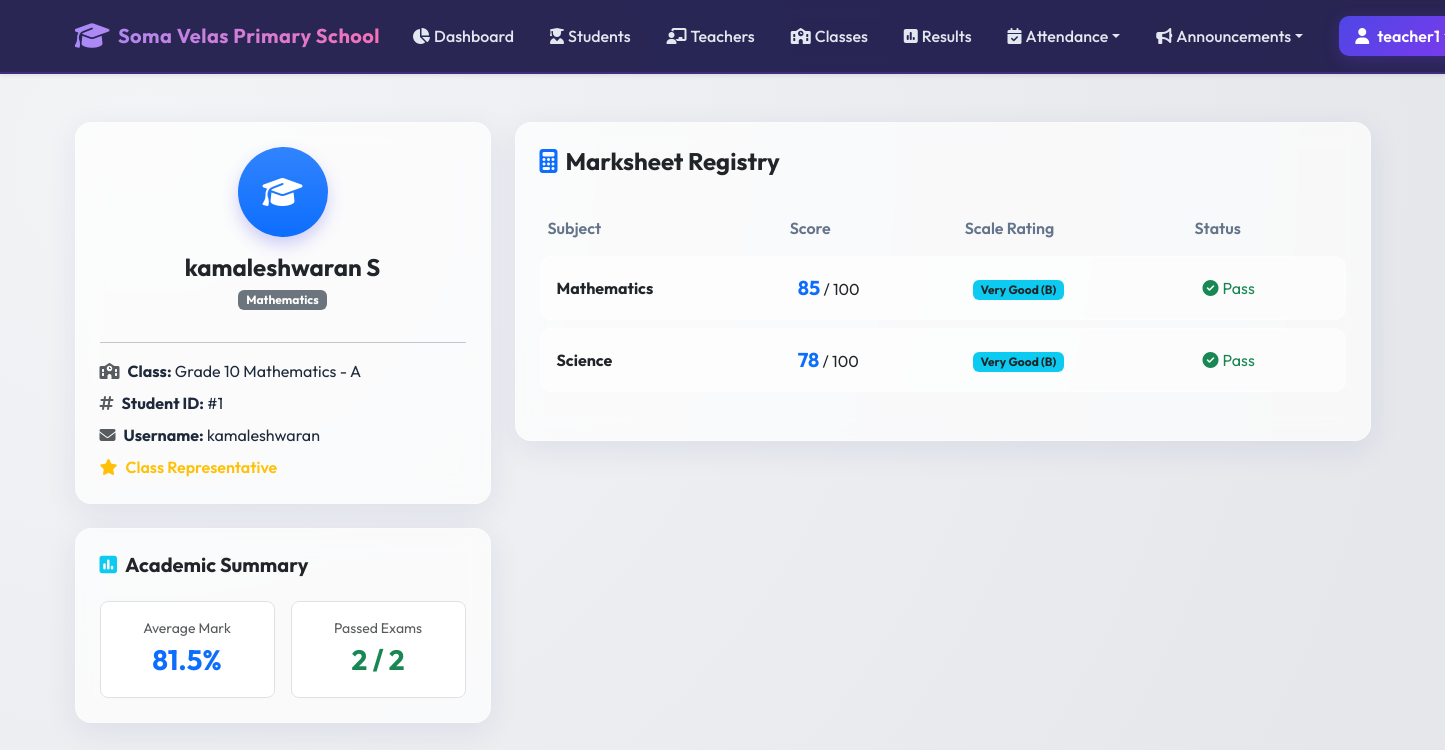
The app's page /academic/results/student/1 (signed in) with its own data.
### models.py (models this page shows, shortened)
class User(db.Model):
    __tablename__ = 'users'
    id = db.Column(db.Integer, primary_key=True)
    username = db.Column(db.String(100), unique=True, nullable=False)
    password_hash = db.Column(db.String(255), nullable=False)
    role_id = db.Column(db.Integer, db.ForeignKey('roles.id'), nullable=False)
    is_active = db.Column(db.Boolean, default=True, nullable=False)
    created_at = db.Column(db.DateTime, default=datetime.utcnow)
    teacher_profile = db.relationship('Teacher', backref='user', uselist=False, cascade="all, delete-orphan")
    student_profile = db.relationship('Student', backref='user', uselist=False, cascade="all, delete-orphan")
    def has_permission(self, perm_name):
        return any(p.name == perm_name for p in self.role.permissions)

class Student(db.Model):
    __tablename__ = 'students'
    id = db.Column(db.Integer, primary_key=True)
    user_id = db.Column(db.Integer, db.ForeignKey('users.id', ondelete='CASCADE'), unique=True, nullable=False)
    name = db.Column(db.String(100), nullable=False)
    age = db.Column(db.Integer)
    department = db.Column(db.String(100))
    class_id = db.Column(db.Integer, db.ForeignKey('classes.id', ondelete='SET NULL'), nullable=True)
    is_representative = db.Column(db.Boolean, default=False, nullable=False)
    attendance_records = db.relationship('Attendance', backref='student', cascade="all, delete-orphan", lazy=True)
    results = db.relationship('Result', backref='student', cascade="all, delete-orphan", lazy=True)

class Class(db.Model):
    __tablename__ = 'classes'
    id = db.Column(db.Integer, primary_key=True)
    class_name = db.Column(db.String(100), nullable=False)
    section = db.Column(db.String(20), nullable=False)
    teacher_id = db.Column(db.Integer, db.ForeignKey('teachers.id', ondelete='SET NULL'), nullable=True)
    students = db.relationship('Student', backref='class_', lazy=True)
    announcements = db.relationship('Announcement', backref='class_', cascade="all, delete-orphan", lazy=True)
    attendance_records = db.relationship('Attendance', backref='class_', cascade="all, delete-orphan", lazy=True)
    def __repr__(self):
        return f"{self.class_name} - {self.section}"

class Result(db.Model):
    __tablename__ = 'results'
    id = db.Column(db.Integer, primary_key=True)
    student_id = db.Column(db.Integer, db.ForeignKey('students.id', ondelete='CASCADE'), nullable=False)
    subject = db.Column(db.String(100), nullable=False)
    marks = db.Column(db.Integer, nullable=False)
    status = db.Column(db.String(20), nullable=False) # 'Pass', 'Fail'
    marked_by_id = db.Column(db.Integer, db.ForeignKey('users.id'), nullable=False)
    marked_by = db.relationship('User', backref='uploaded_results', lazy=True)

### blueprints/academic.py (the view)
@academic_bp.route('/results/student/<int:student_id>')
@login_required
def student_results(student_id):
    user = g.current_user
    student = Student.query.get_or_404(student_id)
    if user.role.name in ['Student', 'Student Representative']:
        if not user.student_profile or user.student_profile.id != student_id:
            flash("Security Restriction: You cannot view other student's academic records.", "danger")
            abort(403)
    results = Result.query.filter_by(student_id=student_id).all()
    return render_template('academic/student_results.html', student=student, results=results)

### templates/academic/student_results.html (shortened to what this page needs)
{% extends "base.html" %}
{% block content %}
<div class="row">
    <div class="col-lg-4 mb-4">
        <div class="glass-panel p-4 text-center">
            <div class="bg-primary bg-gradient text-white rounded-circle d-inline-flex align-items-center justify-content-center mb-3" style="width: 90px; height: 90px; box-shadow: 0 8px 16px rgba(79, 70, 229, 0.25);">
                <i class="fa-solid fa-graduation-cap fs-2"></i>
            </div>
            <h4 class="fw-bold mb-1 text-dark">{{ student.name }}</h4>
            <span class="badge bg-secondary mb-3">{{ student.department }}</span>
            <hr>
            <div class="text-start mt-3">
                <p class="mb-2"><i class="fa-solid fa-school me-2 text-muted"></i><strong>Class:</strong> {{ student.class_ if student.class_ else 'Unassigned' }}</p>
                <p class="mb-2"><i class="fa-solid fa-hashtag me-2 text-muted"></i><strong>Student ID:</strong> #{{ student.id }}</p>
                <p class="mb-2"><i class="fa-solid fa-envelope me-2 text-muted"></i><strong>Username:</strong> {{ student.user.username }}</p>
                {% if student.is_representative %}
                    <p class="mb-0 text-warning fw-semibold"><i class="fa-solid fa-star me-2"></i>Class Representative</p>
                {% endif %}
            </div>
        </div>
        {% if results %}
            {% set total_marks = namespace(val=0) %}
            {% set pass_count = namespace(val=0) %}
            {% for res in results %}
                {% set total_marks.val = total_marks.val + res.marks %}
                {% if res.status == 'Pass' %}
                    {% set pass_count.val = pass_count.val + 1 %}
                {% endif %}
            {% endfor %}
            {% set average = (total_marks.val / results|length)|round(1) %}
            <div class="glass-panel p-4 mt-4">
                <h5 class="fw-bold mb-4 text-dark"><i class="fa-solid fa-square-poll-vertical me-2 text-info"></i>Academic Summary</h5>
                <div class="row text-center g-3">
                    <div class="col-6">
                        <div class="bg-white p-3 rounded-3 border">
                            <span class="text-muted small d-block">Average Mark</span>
                            <span class="fs-3 fw-bold text-primary">{{ average }}%</span>
                        </div>
                    </div>
                    <div class="col-6">
                        <div class="bg-white p-3 rounded-3 border">
                            <span class="text-muted small d-block">Passed Exams</span>
                            <span class="fs-3 fw-bold text-success">{{ pass_count.val }} / {{ results|length }}</span>
                        </div>
                    </div>
                </div>
            </div>
        {% endif %}
    </div>
    <div class="col-lg-8">
        <div class="glass-panel p-4">
            <h4 class="fw-bold mb-4 text-dark"><i class="fa-solid fa-calculator me-2 text-primary"></i>Marksheet Registry</h4>
            {% if results %}
                <div class="table-responsive">
                    <table class="table table-premium w-100">
                        <thead>
                            <tr>
                                <th>Subject</th>
                                <th>Score</th>
                                <th>Scale Rating</th>
                                <th>Status</th>
                            </tr>
                        </thead>
                        <tbody>
                            {% for res in results %}
                                <tr>
                                    <td><strong>{{ res.subject }}</strong></td>
                                    <td><span class="fs-5 fw-bold text-primary">{{ res.marks }}</span> / 100</td>
                                    <td>
                                        {% if res.marks >= 90 %}
                                            <span class="badge bg-success">Excellent (A)</span>
                                        {% elif res.marks >= 75 %}
                                            <span class="badge bg-info text-dark">Very Good (B)</span>
                                        {% elif res.marks >= 50 %}
                                            <span class="badge bg-warning text-dark">Good (C)</span>
                                        {% elif res.marks >= 40 %}
                                            <span class="badge bg-secondary">Pass (D)</span>
                                        {% else %}
                                            <span class="badge bg-danger">Fail (F)</span>
                                        {% endif %}
                                    </td>
                                    <td>
                                        {% if res.status == 'Pass' %}
                                            <span class="text-success"><i class="fa-solid fa-circle-check me-1"></i>Pass</span>
                                        {% else %}
                                            <span class="text-danger"><i class="fa-solid fa-circle-xmark me-1"></i>Fail</span>
                                        {% endif %}
                                    </td>
                                </tr>
                            {% endfor %}
                        </tbody>
                    </table>
                </div>
            {% else %}
                <div class="text-center py-5">
                    <i class="fa-solid fa-file-excel fs-1 text-muted mb-3 d-block"></i>
                    <span class="text-muted">No academic records found for this student.</span>
                </div>
            {% endif %}
        </div>
    </div>
</div>
{% endblock %}

### templates/base.html (shortened to what this page needs)
<!DOCTYPE html>
<html lang="en">
<head>
    <link href="https://cdn.jsdelivr.net/npm/bootstrap@5.3.0/dist/css/bootstrap.min.css" rel="stylesheet">
    <link href="https://cdnjs.cloudflare.com/ajax/libs/font-awesome/6.4.0/css/all.min.css" rel="stylesheet">
    <link href="{{ url_for('static', filename='css/portal.css') }}" rel="stylesheet">
</head>
<body>
    <nav class="navbar navbar-expand-lg navbar-dark navbar-premium py-3 mb-4 shadow-sm">
        <div class="container">
            <a class="navbar-brand d-flex align-items-center" href="{{ url_for('root') }}">
                <i class="fa-solid fa-graduation-cap me-2 fs-3"></i>
                <span>Soma Velas Primary School</span>
            </a>
            <div class="collapse navbar-collapse" id="navbarNav">
                <ul class="navbar-nav ms-auto align-items-center gap-1">
                    {% if current_user %}
                        <li class="nav-item">
                            <a class="nav-link nav-link-premium d-flex align-items-center" href="{{ url_for('home') }}">
                                <i class="fa-solid fa-chart-pie me-1"></i> Dashboard
                            </a>
                        </li>
                        {% if current_user.role.name in ['Principal', 'Teacher', 'Student Representative'] %}
                            <li class="nav-item">
                                <a class="nav-link nav-link-premium d-flex align-items-center" href="{{ url_for('academic.students_list') }}">
                                    <i class="fa-solid fa-user-graduate me-1"></i> Students
                                </a>
                            </li>
                        {% endif %}
                        {% if current_user.role.name in ['Principal', 'Teacher'] %}
                            <li class="nav-item">
                                <a class="nav-link nav-link-premium d-flex align-items-center" href="{{ url_for('academic.teachers_list') }}">
                                    <i class="fa-solid fa-chalkboard-user me-1"></i> Teachers
                                </a>
                            </li>
                        {% endif %}
                        <li class="nav-item">
                            <a class="nav-link nav-link-premium d-flex align-items-center" href="{{ url_for('academic.classes_list') }}">
                                <i class="fa-solid fa-school me-1"></i> Classes
                            </a>
                        </li>
                        <li class="nav-item">
                            <a class="nav-link nav-link-premium d-flex align-items-center" href="{{ url_for('academic.results_list') }}">
                                <i class="fa-solid fa-square-poll-vertical me-1"></i> Results
                            </a>
                        </li>
                        <li class="nav-item dropdown">
                            <a class="nav-link nav-link-premium dropdown-toggle d-flex align-items-center" href="#" id="navbarDropdown" role="button" data-bs-toggle="dropdown" aria-expanded="false">
                                <i class="fa-solid fa-calendar-check me-1"></i> Attendance
                            </a>
                        </li>
                        <li class="nav-item dropdown">
                            <a class="nav-link nav-link-premium dropdown-toggle d-flex align-items-center" href="#" id="navbarAnnouncementsDropdown" role="button" data-bs-toggle="dropdown" aria-expanded="false">
                                <i class="fa-solid fa-bullhorn me-1"></i> Announcements
                            </a>
                        </li>
                        <li class="nav-item ms-lg-3">
                            <div class="dropdown">
                                <a class="btn btn-premium px-3 py-2 d-flex align-items-center dropdown-toggle" href="#" role="button" id="userMenuLink" data-bs-toggle="dropdown" aria-expanded="false">
                                    <i class="fa-solid fa-user me-2"></i> {{ current_user.username }}
                                </a>
                            </div>
                        </li>
                    {% else %}
                        <li class="nav-item">
                            <a class="btn btn-premium px-4" href="{{ url_for('auth.login') }}">
                                <i class="fa-solid fa-right-to-bracket me-2"></i> Login
                            </a>
                        </li>
                    {% endif %}
                </ul>
            </div>
        </div>
    </nav>
    <div class="container my-5">
        <div class="row justify-content-center">
            <div class="col-12">
                {% block content %}{% endblock %}
            </div>
        </div>
    </div>
</body>
</html>

### static/css/portal.css (style rules this page uses)
:root { --primary-gradient: linear-gradient(135deg, #4f46e5 0%, #7c3aed 100%); --glass-bg: rgba(255, 255, 255, 0.7); --glass-border: rgba(255, 255, 255, 0.3); --dark-primary: #1e1b4b; --dark-secondary: #312e81; --accent: #f43f5e; --success: #10b981; --warning: #f59e0b; --info: #06b6d4; --text-main: #1e293b; --text-muted: #64748b; --bg-main: #f8fafc; }
body { font-family: 'Outfit', sans-serif; background: radial-gradient(circle at 10% 20%, rgba(243, 244, 246, 1) 0%, rgba(229, 231, 235, 1) 90%); min-height: 100vh; color: var(--text-main); overflow-x: hidden; }
.glass-panel { background: var(--glass-bg); backdrop-filter: blur(12px); -webkit-backdrop-filter: blur(12px); border: 1px solid var(--glass-border); border-radius: 16px; box-shadow: 0 8px 32px 0 rgba(31, 38, 135, 0.08); transition: all 0.3s cubic-bezier(0.4, 0, 0.2, 1); }
.navbar-premium { background: rgba(30, 27, 75, 0.95) !important; backdrop-filter: blur(8px); border-bottom: 2px solid rgba(124, 58, 237, 0.3); }
.navbar-brand { font-weight: 700; letter-spacing: 0.5px; background: linear-gradient(to right, #a78bfa, #f472b6); -webkit-background-clip: text; -webkit-text-fill-color: transparent; }
.nav-link-premium { color: #e2e8f0 !important; font-weight: 500; padding: 0.5rem 1rem !important; border-radius: 8px; transition: all 0.2s ease; }
.btn-premium { background: var(--primary-gradient); color: white !important; border: none; font-weight: 600; border-radius: 10px; padding: 0.6rem 1.5rem; box-shadow: 0 4px 15px rgba(124, 58, 237, 0.25); transition: all 0.2s ease; }
.table-premium { border-collapse: separate; border-spacing: 0 8px; }
.table-premium tr { border-radius: 12px; }
.table-premium th { background: transparent; border: none; font-weight: 600; color: var(--text-muted); }
.table-premium td { background: rgba(255, 255, 255, 0.55); border: none; border-top: 1px solid rgba(255, 255, 255, 0.4); border-bottom: 1px solid rgba(255, 255, 255, 0.4); padding: 1rem; vertical-align: middle; }
.table-premium td:first-child { border-left: 1px solid rgba(255, 255, 255, 0.4); border-top-left-radius: 12px; border-bottom-left-radius: 12px; }
.table-premium td:last-child { border-right: 1px solid rgba(255, 255, 255, 0.4); border-top-right-radius: 12px; border-bottom-right-radius: 12px; }

### records on screen
User: username "teacher1"
Student: name "kamaleshwaran S", department "Mathematics", id "1"
Class: class_name+section "Grade 10 Mathematics - A"
User: user.username "kamaleshwaran"
Result: subject "Mathematics", marks "85", shows "Very Good (B)", status "Pass" (drawn)
Result: subject "Science", marks "78", shows "Very Good (B)", status "Pass" (drawn)

### other values on screen
{{ average }} "81.5"
{{ pass_count.val }} "2"
{{ results|length }} "2"
